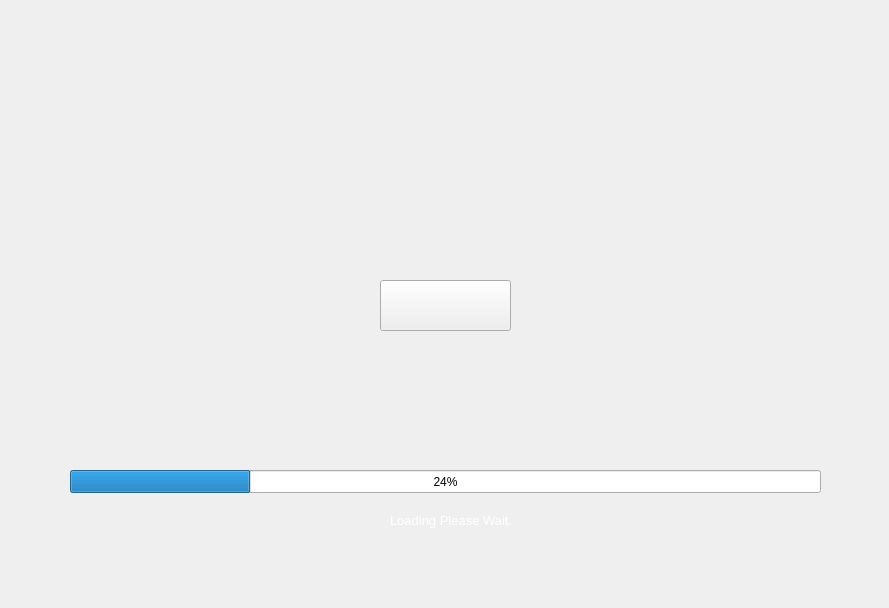
<?xml version="1.0" encoding="UTF-8"?>
<ui version="4.0">
 <class>Form</class>
 <widget class="QWidget" name="Form">
  <property name="geometry">
   <rect>
    <x>0</x>
    <y>0</y>
    <width>889</width>
    <height>608</height>
   </rect>
  </property>
  <property name="windowTitle">
   <string>Form</string>
  </property>
  <property name="styleSheet">
   <string notr="true"/>
  </property>
  <widget class="QWidget" name="widget" native="true">
   <property name="geometry">
    <rect>
     <x>0</x>
     <y>0</y>
     <width>891</width>
     <height>611</height>
    </rect>
   </property>
   <property name="styleSheet">
    <string notr="true">border-image: url(:/BG1/Capture.PNG);</string>
   </property>
   <widget class="QProgressBar" name="progressBar1">
    <property name="geometry">
     <rect>
      <x>70</x>
      <y>470</y>
      <width>751</width>
      <height>23</height>
     </rect>
    </property>
    <property name="styleSheet">
     <string notr="true">border-image: url(:/a9/download (1).png);</string>
    </property>
    <property name="value">
     <number>24</number>
    </property>
   </widget>
   <widget class="QLabel" name="label1">
    <property name="geometry">
     <rect>
      <x>390</x>
      <y>510</y>
      <width>121</width>
      <height>20</height>
     </rect>
    </property>
    <property name="font">
     <font>
      <pointsize>10</pointsize>
     </font>
    </property>
    <property name="styleSheet">
     <string notr="true">border-image: url(:/B/download (2).jpg);
color:white</string>
    </property>
    <property name="text">
     <string>Loading Please Wait.</string>
    </property>
   </widget>
   <widget class="QPushButton" name="Launch">
    <property name="geometry">
     <rect>
      <x>380</x>
      <y>280</y>
      <width>131</width>
      <height>51</height>
     </rect>
    </property>
    <property name="styleSheet">
     <string notr="true">border-image: url(:/L/launch.jpg);</string>
    </property>
    <property name="text">
     <string/>
    </property>
   </widget>
  </widget>
 </widget>
 <resources>
  <include location="Pics/BG1.qrc"/>
  <include location="Pics/launch1.qrc"/>
  <include location="Pics/black.qrc"/>
  <include location="Pics/a9.qrc"/>
 </resources>
 <connections/>
</ui>
